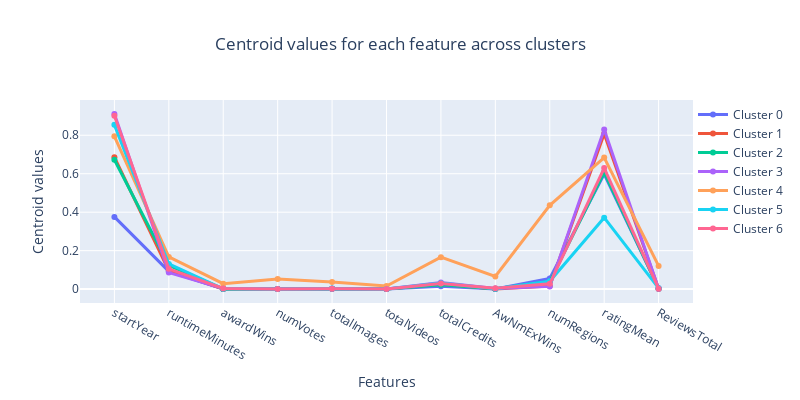

The cell this chart's notebook holds for it:
### Code cell
import plotly.graph_objects as go

# Crea una figura vuota
fig = go.Figure()

# Aggiungi una linea per ogni centroide del cluster
for i, center in enumerate(kmeans.cluster_centers_):
    fig.add_trace(go.Scatter(
        x=list(df.columns),
        y=center,
        mode='lines+markers',
        name=f'Cluster {i}',
        line=dict(width=3)
    ))

# Imposta il titolo e le etichette
fig.update_layout(
    title="Centroid values for each feature across clusters",
    xaxis_title="Features",
    yaxis_title="Centroid values",
    legend=dict(x=1, y=1),
    width=800, height=400
)

# Aggiungi la griglia all'asse y
fig.update_yaxes(showgrid=True)
fig.update_layout(title_x=0.5)

# Mostra il grafico
fig.show()

### Figure 1 — Plotly figure (JSON) as saved in the notebook; plotly's stock layout.template omitted (floating-point values rounded to 4 significant figures)
{"data": [{"line": {"width": 3}, "mode": "lines+markers", "name": "Cluster 0", "type": "scatter", "x": ["startYear", "runtimeMinutes", "awardWins", "numVotes", "totalImages", "totalVideos", "totalCredits", "AwNmExWins", "numRegions", "ratingMean", "ReviewsTotal"], "y": [0.3756, 0.09233, 0.000554, 0.0002925, 0.002143, 0.0001257, 0.01497, 0.0004338, 0.05584, 0.5985, 0.003954]}, {"line": {"width": 3}, "mode": "lines+markers", "name": "Cluster 1", "type": "scatter", "x": ["startYear", "runtimeMinutes", "awardWins", "numVotes", "totalImages", "totalVideos", "totalCredits", "AwNmExWins", "numRegions", "ratingMean", "ReviewsTotal"], "y": [0.6857, 0.096, 0.001173, 0.0002382, 0.002371, 0.0001176, 0.02475, 0.001223, 0.01586, 0.8077, 0.001449]}, {"line": {"width": 3}, "mode": "lines+markers", "name": "Cluster 2", "type": "scatter", "x": ["startYear", "runtimeMinutes", "awardWins", "numVotes", "totalImages", "totalVideos", "totalCredits", "AwNmExWins", "numRegions", "ratingMean", "ReviewsTotal"], "y": [0.6729, 0.1236, 0.001191, 0.0001852, 0.002466, 0.0001386, 0.02213, 0.001399, 0.03928, 0.6075, 0.002389]}, {"line": {"width": 3}, "mode": "lines+markers", "name": "Cluster 3", "type": "scatter", "x": ["startYear", "runtimeMinutes", "awardWins", "numVotes", "totalImages", "totalVideos", "totalCredits", "AwNmExWins", "numRegions", "ratingMean", "ReviewsTotal"], "y": [0.9111, 0.08582, 0.003113, 0.0004921, 0.002491, 0.0009019, 0.03382, 0.003707, 0.01417, 0.8294, 0.001649]}, {"line": {"width": 3}, "mode": "lines+markers", "name": "Cluster 4", "type": "scatter", "x": ["startYear", "runtimeMinutes", "awardWins", "numVotes", "totalImages", "totalVideos", "totalCredits", "AwNmExWins", "numRegions", "ratingMean", "ReviewsTotal"], "y": [0.7947, 0.1675, 0.02828, 0.05314, 0.03704, 0.01589, 0.166, 0.06628, 0.4361, 0.684, 0.1207]}, {"line": {"width": 3}, "mode": "lines+markers", "name": "Cluster 5", "type": "scatter", "x": ["startYear", "runtimeMinutes", "awardWins", "numVotes", "totalImages", "totalVideos", "totalCredits", "AwNmExWins", "numRegions", "ratingMean", "ReviewsTotal"], "y": [0.8541, 0.1308, 0.001341, 0.0003769, 0.002711, 0.0008938, 0.03118, 0.001771, 0.04087, 0.3715, 0.004933]}, {"line": {"width": 3}, "mode": "lines+markers", "name": "Cluster 6", "type": "scatter", "x": ["startYear", "runtimeMinutes", "awardWins", "numVotes", "totalImages", "totalVideos", "totalCredits", "AwNmExWins", "numRegions", "ratingMean", "ReviewsTotal"], "y": [0.9013, 0.1054, 0.003248, 0.000281, 0.001819, 0.001053, 0.02947, 0.004913, 0.02752, 0.6293, 0.002351]}], "layout": {"height": 400, "legend": {"x": 1, "y": 1}, "title": {"text": "Centroid values for each feature across clusters", "x": 0.5}, "width": 800, "xaxis": {"title": {"text": "Features"}}, "yaxis": {"showgrid": true, "title": {"text": "Centroid values"}}}}
